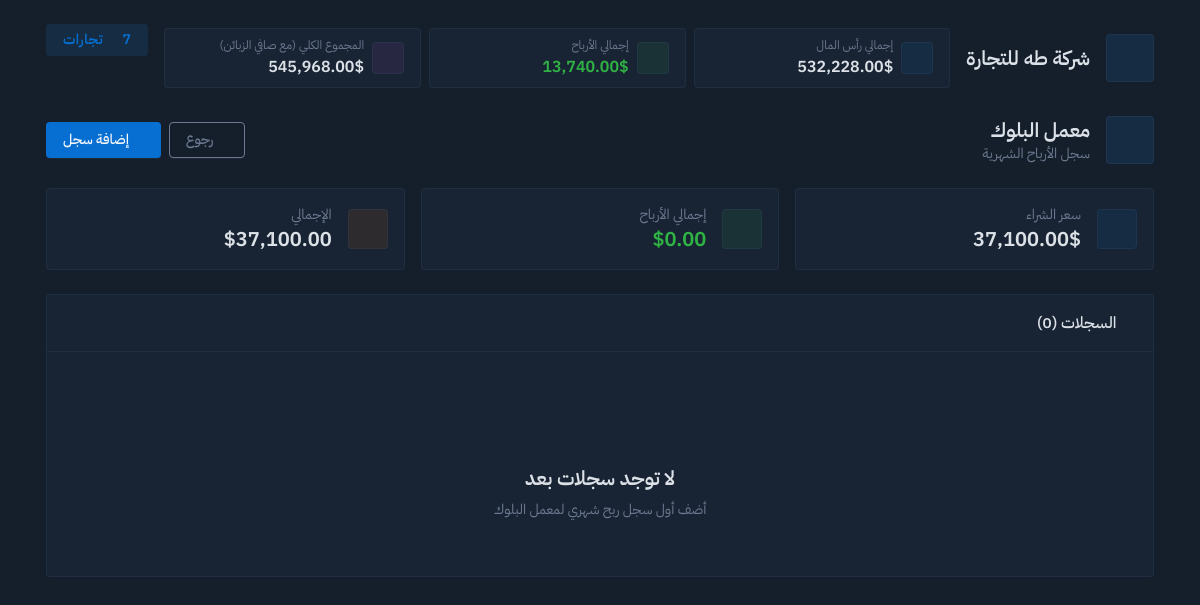
The page /block_factory on the database its author committed.
### tables this page shows
CREATE TABLE block_factory (
      name           TEXT NOT NULL,
      purchase_price REAL NOT NULL,
      notes          TEXT
    );

### app.py (the view)
@app.route('/block_factory')
def block_factory():
  return render_template('block_factory.html', title='معمل البلوك - السجل')

### app.py (called while the page is built)
@app.context_processor
def inject_db():
  return {
    "trades": Trades().trades_html_dict,
    "company_name": "شركة طه للتجارة",
    "truck": get_truck_dict(),
    "mixer": get_mixer_dict(),
    "block_factory": get_block_factory_dict(),
  }

### classes.py (called while the page is built, shortened)
  @property
  def total_properties_improvements_costs(self):
    costs = 0
    for row in self.property_improvements_table:
      costs += row['cost']
    return costs

  @property
  def total_base(self):
    bases = 0
    for p in self.property_table:
      bases += p['buy_price']
    bases += self.total_properties_improvements_costs
    return bases

  def is_property_sold(self, id):
    for r in self.property_table:
      if r['id'] == id:
        return bool(r['sell_price'])

  @property
  def total_profit(self):
    profit = 0
    for p in self.property_table:
      if self.is_property_sold(p['id']):
        profit += p['sell_price'] - self.get_total_property_base_by_id(p['id'])
    return profit

  def property_html_dict(self, data=True):
    if len(self.property_table) <= 0:
      if len(self.property_table) == 0:
        content = 'خطأ: لاتوجد عقارات بعد.'
      else:
        content = 'خطأ: مشكلة في عدد العقارات.'
      return {
        'status': 'error',
        'content': content,
        'name': 'عقارات',
        'url': '/property',
        'base': 0,
        'profit': 0,
      }
    else:
      return {
        'status': 'success',
        'content': self.property_table_with_cost if data else None,
        'name': 'عقارات',
        'url': '/property',
        'base': self.total_base,
        'profit': self.total_profit,
      }

  def customer_html_dict(self, data=True):
    if len(self.customer_table) <= 0 :
      if len(self.customer_table) == 0:
        content = 'خطأ: لايوجد زبائن بعد.'
      else:
        content = 'خطأ: مشكلة في عدد الزبائن.'
      return {
        'status': 'error',
        'content': content,
        'name': 'الزبائن',
        'url': '/customer',
        'for_us': 0,
        'for_them': 0,
      }

  def crop_html_dict(self, data=True):
    if len(self.crop_table) <= 0:
      if len(self.crop_table) == 0:
        content = 'خطأ: لاتوجد محاصيل بعد.'
      else:
        content = 'خطأ: مشكلة في عدد المحاصيل.'
      return {
        'status': 'error',
        'content': content,
        'name': 'محاصيل',
        'url': '/crop',
        'base': 0,
        'profit': 0
      }

### templates/block_factory.html (shortened to what this page needs)
{% extends "layout.html" %}
{% block trade %}
{% set ok = block_factory['status'] != 'error' %}
{% set price = block_factory['base'] if ok else 0 %}
{% set records = block_factory.get('content', []) if ok else [] %}
{% set count = records | length %}
{% set avg = (block_factory['profit'] / count) if count else 0 %}
<div class="row align-items-center g-3 mb-4">
  <div class="col">
    <div class="d-flex align-items-center gap-3">
      <span class="avatar avatar-lg bg-primary-lt"></span>
      <div>
        <h2 class="mb-0">معمل البلوك</h2>
        <div class="text-secondary">سجل الأرباح الشهرية</div>
      </div>
    </div>
  </div>
  <div class="col-auto d-flex gap-2">
    <a href="/" class="btn btn-outline-secondary"><i class="ti ti-arrow-right me-1"></i>رجوع</a>
    {% if ok %}
    <button class="btn btn-primary" data-bs-toggle="modal" data-bs-target="#recordModal" onclick="openAdd()">
      <i class="ti ti-plus me-1"></i>إضافة سجل
    </button>
    {% endif %}
  </div>
</div>
{% if not ok %}
<div class="card">
  <div class="card-body">
    <div class="alert alert-danger"><i class="ti ti-alert-circle me-1"></i>{{ block_factory['content'] }}</div>
    <form method="post" action="/block_factory/config" class="row g-3 align-items-end">
      <div class="col-md-3">
        <label class="form-label">رأس مال معمل البلوك ($)</label>
        <input type="hidden" name="name" value="القاطرة" class="form-control" required>
        <input type="number" step="0.01" min="0" name="purchase_price" class="form-control" required>
        <input type="hidden" name="notes" value="" class="form-control">
      </div>
      <div class="col-auto">
        <button class="btn btn-primary"><i class="ti ti-device-floppy me-1"></i>حفظ</button>
      </div>
    </form>
  </div>
</div>
{% else %}
<div class="row row-cards mb-4">
  <div class="col-md-4">
    <div class="card card-sm">
      <div class="card-body">
        <div class="row align-items-center">
          <div class="col-auto"><span class="avatar bg-blue-lt"><i class="ti ti-coin fs-2"></i></span></div>
          <div class="col">
            <div class="text-secondary">سعر الشراء</div>
            <div class="h2 mb-0">{{ '{:,.2f}'.format(price) }}$</div>
          </div>
          <div class="col-auto">
            <button type="button" class="btn btn-icon btn-ghost-secondary" title="تعديل سعر الشراء"
              data-bs-toggle="modal" data-bs-target="#priceModal">
              <i class="ti ti-pencil"></i>
            </button>
          </div>
        </div>
      </div>
    </div>
  </div>
  <div class="col-md-4">
    <div class="card card-sm">
      <div class="card-body">
        <div class="row align-items-center">
          <div class="col-auto">
            <span class="avatar {{ 'bg-green-lt' if block_factory['profit'] >= 0 else 'bg-red-lt' }}">
              <i class="ti {{ 'ti-trending-up' if block_factory['profit'] >= 0 else 'ti-trending-down' }} fs-2"></i>
            </span>
          </div>
          <div class="col">
            <div class="text-secondary">إجمالي الأرباح</div>
            <div class="h2 mb-0 {{ 'text-green' if block_factory['profit'] >= 0 else 'text-red' }}">
              <span dir="ltr">{{ '{:,.2f}'.format(block_factory['profit']) }}</span>$
            </div>
          </div>
        </div>
      </div>
    </div>
  </div>
  <div class="col-md-4">
    <div class="card card-sm">
      <div class="card-body">
        <div class="row align-items-center">
          <div class="col-auto"><span class="avatar bg-orange-lt"><i class="ti ti-chart-line fs-2"></i></span></div>
          <div class="col">
            <div class="text-secondary">الإجمالي</div>
            <div class="h2 mb-0">
              <span dir="ltr">{{ '{:,.2f}'.format(block_factory['profit'] + price) }}</span>$
            </div>
          </div>
        </div>
      </div>
    </div>
  </div>
</div>
<div class="card">
  <div class="card-header">
    <h3 class="card-title"><i class="ti ti-list-details me-1"></i>السجلات ({{ count }})</h3>
  </div>
  {% if records %}
  <div class="table-responsive">
    <table class="table table-vcenter card-table table-hover">
      <thead>
        <tr>
          <th>الشهر</th>
          <th>الربح النهائي</th>
          <th>ملاحظات</th>
          <th class="w-1"></th>
        </tr>
      </thead>
      <tbody>
        {% for r in records | sort(attribute='month_year', reverse=True) %}
        <tr>
          <td class="text-nowrap"><i class="ti ti-calendar text-secondary me-1"></i>{{ r['month_year'] }}</td>
          <td>
            {% if r['amount'] < 0 %} <span class="badge bg-red-lt text-red fs-5">
              <i class="ti ti-arrow-down-right me-1"></i><span dir="ltr">{{ '{:,.2f}'.format(r['amount']) }}$</span>
              </span>
              {% else %}
              <span class="badge bg-green-lt text-green fs-5">
                <i class="ti ti-arrow-up-right me-1"></i><span dir="ltr">{{ '{:,.2f}'.format(r['amount']) }}$</span>
              </span>
              {% endif %}
          </td>
          <td class="text-secondary">{{ r['notes'] or '—' }}</td>
          <td class="text-nowrap">
            <button class="btn btn-icon btn-ghost-secondary fs-2" title="تعديل" data-bs-toggle="modal"
              data-bs-target="#recordModal" data-id="{{ r['id'] }}" data-month="{{ r['month_year'] }}"
              data-profit="{{ r['amount'] }}" data-notes="{{ r['notes'] or '' }}" onclick="openEdit(this)">
              <i class="ti ti-pencil"></i>
            </button>
            <button class="btn btn-icon btn-ghost-danger fs-2" title="حذف" data-bs-toggle="modal"
              data-bs-target="#deleteModal" data-id="{{ r['id'] }}" data-month="{{ r['month_year'] }}"
              onclick="openDelete(this)">
              <i class="ti ti-trash"></i>
            </button>
          </td>
        </tr>
        {% endfor %}
      </tbody>
    </table>
  </div>
  {% else %}
  <div class="empty">
    <div class="empty-icon"><i class="ti ti-mood-empty fs-1"></i></div>
    <p class="empty-title">لا توجد سجلات بعد</p>
    <p class="empty-subtitle text-secondary">أضف أول سجل ربح شهري لمعمل البلوك</p>
  </div>
  {% endif %}
</div>
{% endif %}
{% endblock %}

### static/css/global.css (style rules this page uses)
:root { --tblr-font-sans-serif: 'IBM Plex Sans Arabic', -apple-system, 'BlinkMacSystemFont', 'Segoe UI', 'Roboto', 'Helvetica Neue', Arial, sans-serif; }

### rows shown on the page
block_factory: purchase_price "37,100.00", block_factory['profit']+price "37,100.00"

### other values the page prints
{{ company_name }} "شركة طه للتجارة"
{{ '{:,.2f}'.format(trades['total_base']) }} "532,228.00"
{{ '{:,.2f}'.format(trades['total_profit']) }} "13,740.00"
{{ '{:,.2f}'.format(trades['total_base'] + trades['total_profit']) }} "545,968.00"
{{ '{:,.2f}'.format(block_factory['profit']) }} "0.00"
{{ count }} "0"
